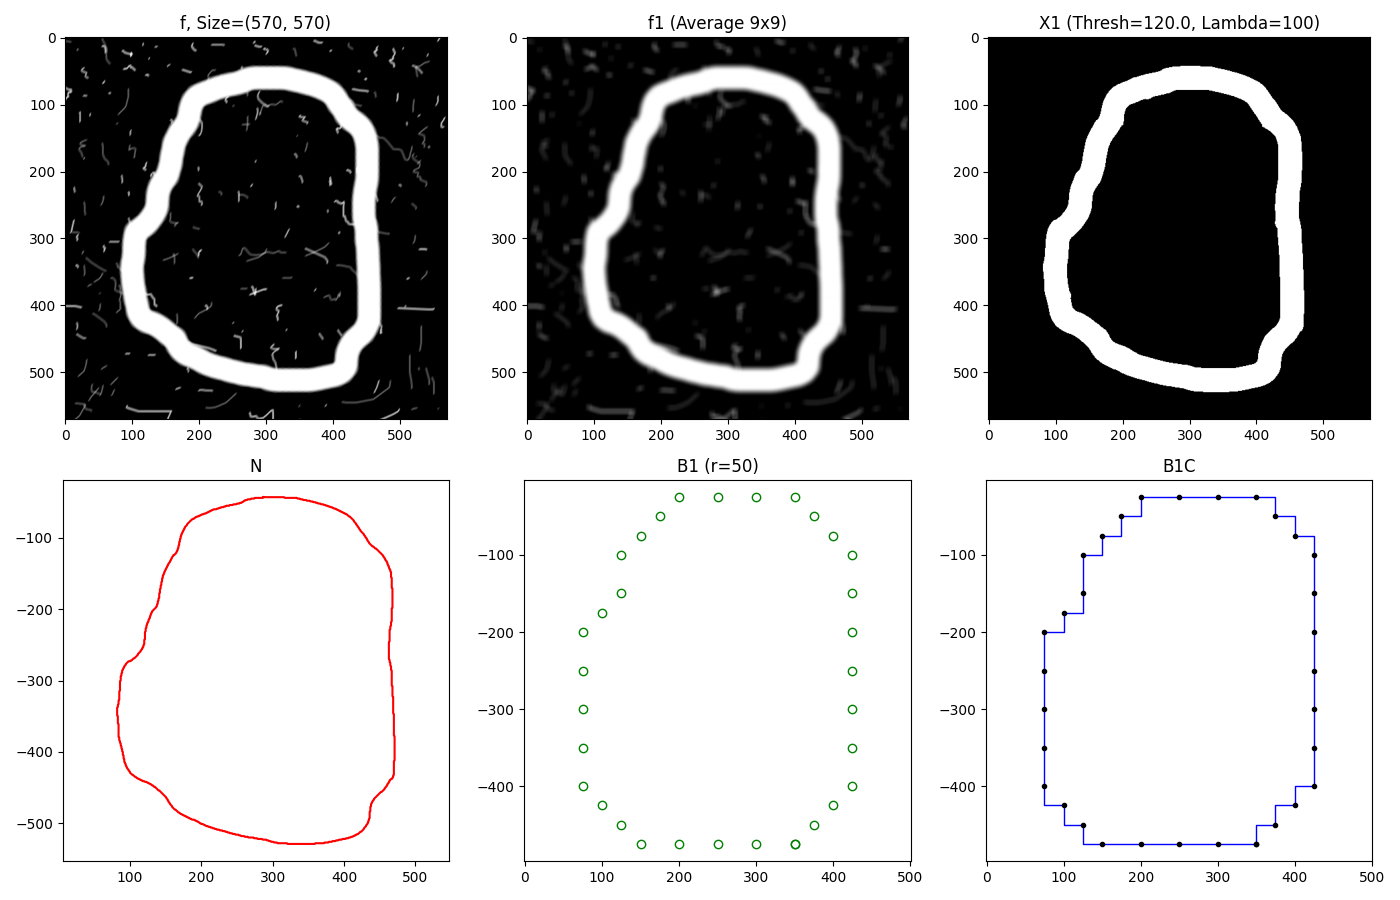

Reproduce this figure in Python.

import os
import numpy as np
import matplotlib.pyplot as plt
from skimage.io import imread
from skimage.color import rgb2gray
from skimage.filters import threshold_otsu
import ia870
from scipy.ndimage import uniform_filter
from skimage.measure import find_contours

from libDIPUM.bwboundaries import bwboundaries
from libDIPUM.freemanChainCode import freemanChainCode
from libDIPUM.bsubsamp import bsubsamp
from libDIPUM.connectpoly import connectpoly
from libDIPUM.data_path import dip_data

print("Running Figure1205...")

# 1. Data
path = dip_data('noisy-stroke.tif')
f = imread(path)
if f.ndim == 3:
    f = rgb2gray(f)

# 2. Denoising
f1 = uniform_filter(f.astype(float), size=9, mode='reflect')
f1 = np.clip(f1, 0, 255).astype(np.uint8)

# 3. Thresholding
thresh = threshold_otsu(f1)
bw = f1 > thresh

# Area opening
X1 = ia870.iaareaopen(bw, 100, ia870.iasebox())

# 5. Boundaries
#contours = find_contours(X1, 0.5)
contours = bwboundaries(    X1, 8)

if len(contours) == 0:
    print("No contours found.")


# Longest boundary
longest_idx = np.argmax([len(c) for c in contours])
B = contours[longest_idx]

print(f"Longest boundary length: {len(B)}")

# 6. Boundary subsampling
r = 50
B1 = bsubsamp(B, 1/r, f.shape[0], f.shape[1])

# Scale back
B1 = B1 * r

# 7. Connected polygon
B1C = connectpoly(B1[:, 0], B1[:, 1])

print(f"Connected polygon length: {len(B1C)}")

# 8. Freeman Chain Code
res = freemanChainCode(B1C, 8)
print("FCC computed. Length:", len(res.fcc))

# 9. Display
fig, axes = plt.subplots(2, 3, figsize=(14, 9))
ax = axes.ravel()

# f
ax[0].imshow(f, cmap='gray')
ax[0].set_title(f'f, Size={f.shape}')

# f1
ax[1].imshow(f1, cmap='gray')
ax[1].set_title('f1 (Average 9x9)')

# X1
ax[2].imshow(X1, cmap='gray')
ax[2].set_title(f'X1 (Thresh={thresh:.1f}, Lambda=100)')

# N (original boundary, previously B)
ax[3].plot(B[:, 1], -B[:, 0], 'r')
ax[3].axis('equal')
ax[3].set_title('N')

# B1 (subsampled boundary)
ax[4].plot(B1[:, 1], -B1[:, 0], 'o', color='green', fillstyle='none')
ax[4].axis('equal')
ax[4].set_title(f'B1 (r={r})')

# B1C rendered as zero-order hold (horizontal/vertical only) between knots.
if len(B1) > 1:
    step_pts = [B1[0]]
    for p, q in zip(B1[:-1], B1[1:]):
        # Horizontal then vertical (Manhattan link)
        step_pts.append([p[0], q[1]])
        step_pts.append([q[0], q[1]])
    step_pts = np.asarray(step_pts)
else:
    step_pts = B1

ax[5].plot(step_pts[:, 1], -step_pts[:, 0], 'b', linewidth=1.0)
ax[5].plot(B1[:, 1], -B1[:, 0], 'o', color='black', markersize=3)
ax[5].axis('equal')
ax[5].set_title('B1C')

plt.tight_layout()
plt.savefig('Figure1205.png')
plt.show()
